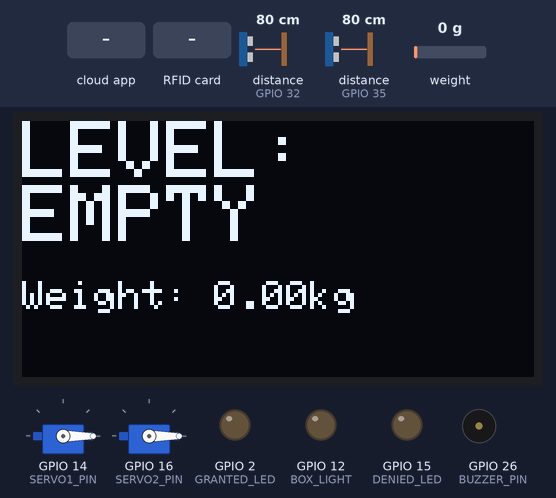
The sketch below on a simulated ESP32. On the bench: 128×64 one-colour display, 2 × servo, output pins drawn as LEDs (lit = HIGH), buzzer (waves = sounding, pin HIGH). Wiring (inferred from the names in the program): 2 × ultrasonic range finder: trigger GPIO 17, echo GPIO 35 / trigger GPIO 33, echo GPIO 32. The inputs (shaded band) are chosen by the test bench; at power-on: distance to the obstacle (sensors on GPIO 32, GPIO 35) 80 cm, weight on the scale 0 g. The echo pulse lasts 58.3 µs per cm; WiFi joins after 1.5 s; servers stay silent unless stated; the Firebase database answers and starts empty; pins used as bus, display or sensor lines are not drawn; what the sketch prints to the serial monitor is not drawn.

Above: at 6.5 s.
6.6 s: the phone or cloud app sets action to toggle_lid
At 9.9 s:
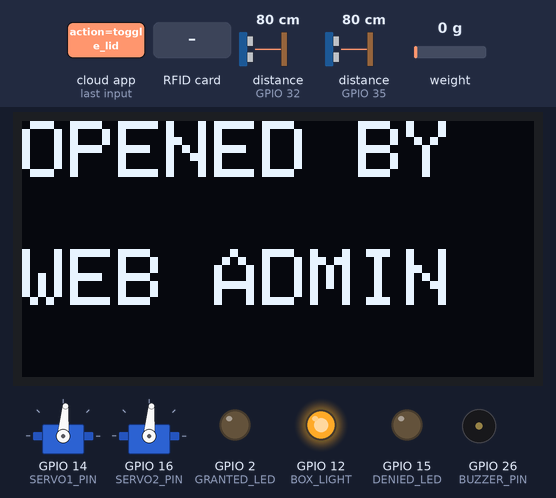
11.8 s: RFID card 5E 7A 19 C4 held to the reader
At 12.9 s:
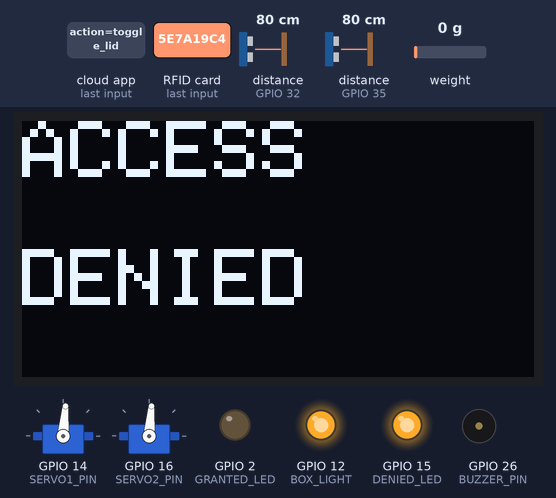
15.5 s: distance to the obstacle (sensor on GPIO 32) set to 2 cm
At 17.7 s:
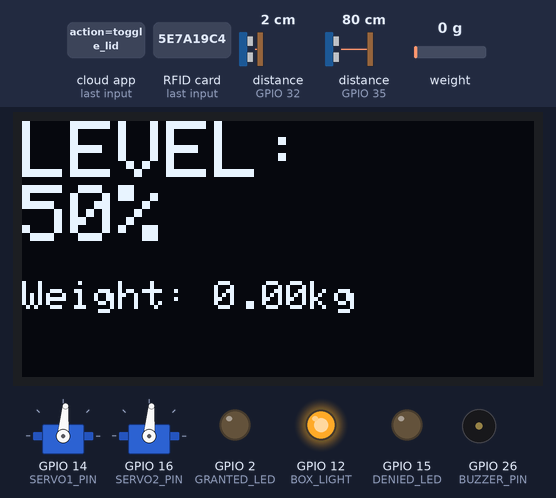
18.6 s: the phone or cloud app sets oled_show to 1
At 19.2 s:
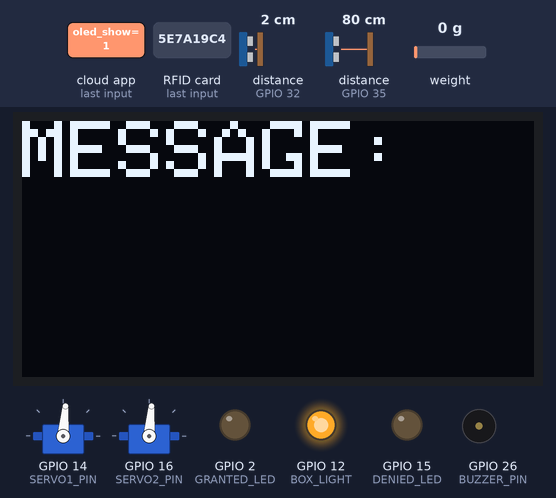
26.4 s: the phone or cloud app sets action to toggle_lid
At 29.5 s:
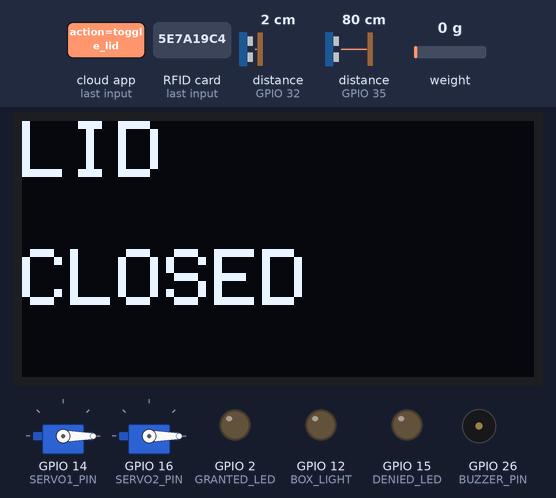
32.4 s: distance to the obstacle (sensor on GPIO 35) set to 2 cm
At 34.8 s:
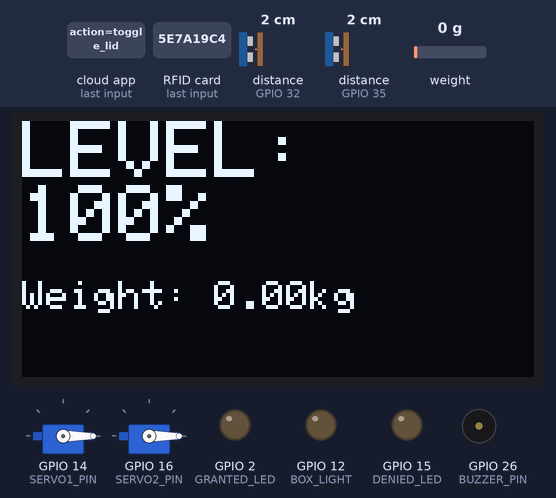
Timing chart, 0 to 36.3 s (numbered marks = the images above; inputs shaded):
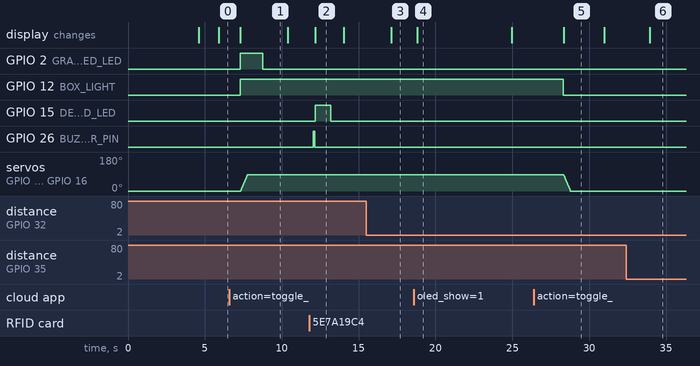

Measured:
- after the input at 6.6 s, GPIO 2 (GRANTED_LED): LOW → HIGH after 0.71 s, → LOW 1.5 s later; GPIO 12 (BOX_LIGHT): LOW → HIGH after 0.69 s; servo on GPIO 14 (SERVO1_PIN), servo on GPIO 16 (SERVO2_PIN): moves from 0° to 85° over 0.43 s, starting after 0.73 s; the display: changes after 0.71 s (image 1)
- after the input at 11.8 s, GPIO 15 (DENIED_LED): LOW → HIGH after 0.39 s, → LOW 1.0 s later; GPIO 26 (BUZZER_PIN): LOW → HIGH after 0.26 s, → LOW 0.10 s later; the display: changes after 0.39 s (image 2)
- after the input at 15.5 s, the display: changes after 1.6 s (image 3)
- after the input at 18.6 s, the display: changes after 0.21 s (image 4)
- after the input at 26.4 s, GPIO 12 (BOX_LIGHT): HIGH → LOW after 1.9 s; servo on GPIO 14 (SERVO1_PIN), servo on GPIO 16 (SERVO2_PIN): moves from 85° to 0° over 0.43 s, starting after 2.0 s; the display: changes after 1.9 s (image 5)
- after the input at 32.4 s, the display: changes after 1.5 s (image 6)
- what the display in image 2 shows lasts 1.8 s, from 12.2 s to 14.0 s

The sketch:

final.ino
```cpp
#include <WiFi.h>
#include <Firebase_ESP_Client.h>
#include <SPI.h>
#include <MFRC522.h>
#include <ESP32Servo.h>
#include <Wire.h>
#include <Adafruit_GFX.h>
#include <Adafruit_SSD1306.h>
#include "HX711.h"

// WIFI
#define WIFI_SSID     "Pixel7P10iii"
#define WIFI_PASSWORD "123456789"

//  FIREBASE
#define DATABASE_URL    "https://box2-fc0d0-default-rtdb.asia-southeast1.firebasedatabase.app/"
#define DATABASE_SECRET "u49JdDhGOpHU96HpFUHtPNjRw9rRHL4drvDvvibA"

FirebaseData fbdo;
FirebaseAuth auth;
FirebaseConfig config;

//  OLED
#define SDA_PIN 21
#define SCL_PIN 22
#define OLED_RESET -1

Adafruit_SSD1306 display(128, 64, &Wire, OLED_RESET);
bool oledOK = false;

// RFID
#define SS_PIN  5
#define RST_PIN 27
MFRC522 rfid(SS_PIN, RST_PIN);

//  SERVO
#define SERVO1_PIN 14
#define SERVO2_PIN 16
Servo servo1;
Servo servo2;

//  LEDs & BUZZER
#define GRANTED_LED 2
#define DENIED_LED  15
#define BUZZER_PIN  26
#define BOX_LIGHT   12

//  ULTRASONIC
#define BOTTOM_TRIG 33
#define BOTTOM_ECHO 32
#define TOP_TRIG    17
#define TOP_ECHO    35

// LOWER DETECTION DISTANCES (1-3cm range)
#define DETECT_DISTANCE 3
#define VERY_CLOSE_DISTANCE 1


#define LOADCELL_DOUT 34
#define LOADCELL_SCK  25
HX711 scale;
float calibration_factor = -7050.0;

// RFID
#define MAX_RFID_TAGS 30
String authorizedUIDs[MAX_RFID_TAGS];
int authorizedCount = 0;
String rfidMode = "IDLE";

// SYSTEM
bool lidOpen = false;
unsigned long lidOpenTime = 0;
const unsigned long AUTO_CLOSE_TIME = 50000;
unsigned long lastControlCheck = 0;
const unsigned long CONTROL_CHECK_INTERVAL = 1000;

// UID FUNCTION
String uidToString() {
  String uid = "";
  for (byte i = 0; i < rfid.uid.size; i++) {
    if (rfid.uid.uidByte[i] < 0x10) uid += "0";
    uid += String(rfid.uid.uidByte[i], HEX);
  }
  uid.toUpperCase();
  return uid;
}

// OLED DISPLAY
void showMessage(String line1, String line2) {
  if (!oledOK) return;

  display.clearDisplay();
  display.setTextColor(SSD1306_WHITE);

  display.setTextSize(2);
  display.setCursor(0, 0);
  display.println(line1);

  display.setTextSize(2);
  display.setCursor(0, 32);
  display.println(line2);

  display.display();
}

//  WIFI
void connectWiFi() {
  WiFi.mode(WIFI_STA);
  WiFi.disconnect(true);
  delay(1500);

  Serial.println("Connecting to WiFi...");
  WiFi.begin(WIFI_SSID, WIFI_PASSWORD);

  int attempts = 0;
  while (WiFi.status() != WL_CONNECTED && attempts < 25) {
    delay(500);
    Serial.print(".");
    attempts++;
  }

  if (WiFi.status() == WL_CONNECTED) {
    Serial.println("\n WiFi Connected");
    Serial.println(WiFi.localIP());
  } else {
    Serial.println("\n WiFi Failed - Restarting...");
    delay(2000);
    ESP.restart();
  }
}

//FIREBASE
void connectFirebase() {
  config.database_url = DATABASE_URL;
  config.signer.tokens.legacy_token = DATABASE_SECRET;
  Firebase.reconnectNetwork(true);
  Firebase.begin(&config, &auth);

  // Initialize control path
  Firebase.RTDB.setString(&fbdo, "/box/control/action", "NONE");
  Firebase.RTDB.setString(&fbdo, "/box/status", "ONLINE");
  Serial.println(" Firebase Connected");
}

// LOAD RFID
void loadAuthorizedUIDs() {
  if (Firebase.RTDB.getJSON(&fbdo, "/rfids/list")) {
    FirebaseJson &json = fbdo.jsonObject();
    authorizedCount = 0;

    size_t len = json.iteratorBegin();
    for (size_t i = 0; i < len; i++) {
      String key, value;
      int type;
      json.iteratorGet(i, type, key, value);

      value.replace("\"", "");
      value.toUpperCase();

      if (authorizedCount < MAX_RFID_TAGS)
        authorizedUIDs[authorizedCount++] = value;
    }
    json.iteratorEnd();
    Serial.println(" Loaded " + String(authorizedCount) + " RFID tags");
  } else {
    Serial.println(" Failed to load RFID tags");
  }
}

//  RFID MODE
void checkRFIDMode() {
  if (Firebase.RTDB.getString(&fbdo, "/rfids/mode")) {
    String newMode = fbdo.stringData();
    if (newMode != rfidMode) {
      rfidMode = newMode;
      Serial.println("RFID Mode: " + rfidMode);
    }
  }
}

//  RFID AUTH
bool isAuthorized(String uid) {
  for (int i = 0; i < authorizedCount; i++) {
    if (uid == authorizedUIDs[i]) return true;
  }
  return false;
}

// RFID HANDLER
void checkRFID() {
  if (!rfid.PICC_IsNewCardPresent()) return;
  if (!rfid.PICC_ReadCardSerial()) return;

  String uid = uidToString();
  Serial.println("Scanned: " + uid);

  digitalWrite(BUZZER_PIN, HIGH);
  delay(100);
  digitalWrite(BUZZER_PIN, LOW);

  if (rfidMode == "WAITING") {
    Firebase.RTDB.setString(&fbdo, "/rfids/captured_uid", uid);
    Firebase.RTDB.setString(&fbdo, "/rfids/mode", "IDLE");
    showMessage("NEW RFID", uid);
    Serial.println(" New RFID captured: " + uid);
    delay(2000);
    return;
  }

  if (isAuthorized(uid)) {
    Serial.println(" Access granted for: " + uid);
    toggleLid("Delivery BOY");
  } else {
    Serial.println(" Access denied for: " + uid);
    showMessage("ACCESS", "DENIED");
    digitalWrite(DENIED_LED, HIGH);
    delay(1000);
    digitalWrite(DENIED_LED, LOW);
  }
}

// LID CONTROL
void toggleLid(String who) {
  lidOpen = !lidOpen;
  digitalWrite(BOX_LIGHT, lidOpen ? HIGH : LOW);

  Serial.println(" Toggling lid - New state: " + String(lidOpen ? "OPEN" : "CLOSED"));

  if (lidOpen) {
    lidOpenTime = millis();
    showMessage("OPENED BY", who);
    digitalWrite(GRANTED_LED, HIGH);

    // Open servos smoothly
    Serial.println(" Opening servos...");
    for (int i = 500; i <= 1400; i += 10) {
      servo1.writeMicroseconds(i);
      servo2.writeMicroseconds(i);
      delay(5);
    }
    delay(1000);
    digitalWrite(GRANTED_LED, LOW);
  } else {
    showMessage("LID", "CLOSED");
    Serial.println(" Closing servos...");

    // Close servos smoothly
    for (int i = 1400; i >= 500; i -= 10) {
      servo1.writeMicroseconds(i);
      servo2.writeMicroseconds(i);
      delay(5);
    }
  }

  // Update Firebase
  if (Firebase.RTDB.setString(&fbdo, "/box/lid_status", lidOpen ? "OPEN" : "CLOSED")) {
    Serial.println(" Updated lid status in Firebase");
  } else {
    Serial.println(" Failed to update lid status in Firebase");
  }

  if (Firebase.RTDB.setString(&fbdo, "/box/last_access", who)) {
    Serial.println(" Updated last access in Firebase");
  } else {
    Serial.println(" Failed to update last access in Firebase");
  }
}

// AUTO CLOSE
void checkAutoClose() {
  if (lidOpen && millis() - lidOpenTime > AUTO_CLOSE_TIME) {
    Serial.println(" Auto-closing lid due to timeout");
    toggleLid("AUTO TIMEOUT");
  }
}

//  LEVEL SENSOR
String readLevelStatus() {
  long bottom = readUltrasonic(BOTTOM_TRIG, BOTTOM_ECHO);
  long top    = readUltrasonic(TOP_TRIG, TOP_ECHO);

  // Print raw distances for debugging
  Serial.println("📏 Bottom: " + String(bottom) + "cm, Top: " + String(top) + "cm");

  bool bottomDetected = bottom > 0 && bottom <= DETECT_DISTANCE;
  bool topDetected = top > 0 && top <= DETECT_DISTANCE;
  bool bottomVeryClose = bottom > 0 && bottom <= VERY_CLOSE_DISTANCE;
  bool topVeryClose = top > 0 && top <= VERY_CLOSE_DISTANCE;

  // Enhanced level detection with lower thresholds
  if (bottomVeryClose && topVeryClose) {
    return "100%";  // Both sensors detect very close object
  } else if (bottomDetected && topDetected) {
    return "75%";   // Both sensors detect object within 3cm
  } else if (bottomDetected) {
    return "50%";   // Only bottom sensor detects object
  } else if (topDetected) {
    return "25%";   // Only top sensor detects object
  } else {
    return "EMPTY"; // No object detected
  }
}

// ULTRASONIC
long readUltrasonic(int trig, int echo) {
  digitalWrite(trig, LOW);
  delayMicroseconds(2);
  digitalWrite(trig, HIGH);
  delayMicroseconds(10);
  digitalWrite(trig, LOW);

  long duration = pulseIn(echo, HIGH, 30000);
  if (duration == 0) return -1;

  long distance = duration * 0.034 / 2;

  // Filter out unrealistic readings (ultrasonic sensors can be noisy at close range)
  if (distance < 0 || distance > 50) {
    return -1; // Invalid reading
  }

  return distance;
}

//  WEIGHT
float readWeight() {
  if (scale.is_ready()) {
    float weight = scale.get_units(5);
    // Ensure weight is not negative and filter noise
    return (weight < 0.05) ? 0.0 : weight;
  }
  return 0.0;
}

// FIREBASE CONTROL HANDLER
void checkFirebaseControl() {
  if (millis() - lastControlCheck > CONTROL_CHECK_INTERVAL) {
    lastControlCheck = millis();

    if (Firebase.RTDB.getString(&fbdo, "/box/control/action")) {
      String action = fbdo.stringData();
      Serial.println(" Checking Firebase control: " + action);

      if (action == "toggle_lid") {
        Serial.println(" Web control: Toggle lid received");
        toggleLid("WEB ADMIN");
        if (Firebase.RTDB.setString(&fbdo, "/box/control/action", "NONE")) {
          Serial.println(" Reset control action to NONE");
        } else {
          Serial.println(" Failed to reset control action");
        }
      }
      else if (action == "emergency_close" && lidOpen) {
        Serial.println(" Web control: Emergency close received");
        toggleLid("EMERGENCY");
        Firebase.RTDB.setString(&fbdo, "/box/control/action", "NONE");
      }
      else if (action == "calibrate_scale") {
        Serial.println("🎛️ Web control: Calibrate scale received");
        scale.tare();
        showMessage("SCALE", "CALIBRATED");
        Firebase.RTDB.setString(&fbdo, "/box/control/action", "NONE");
        delay(2000);
      }
    }

    // Check for OLED message
    if (Firebase.RTDB.getBool(&fbdo, "/box/oled_show")) {
      bool oledShow = fbdo.boolData();
      if (oledShow) {
        if (Firebase.RTDB.getString(&fbdo, "/box/oled_message")) {
          String message = fbdo.stringData();
          Serial.println("📺 OLED message received: " + message);
          showMessage("MESSAGE:", message);
          Firebase.RTDB.setBool(&fbdo, "/box/oled_show", false);
          delay(5000); // Show message for 5 seconds
        }
      }
    }
  }
}

// SETUP
void setup() {
  Serial.begin(115200);
  Serial.println("\n Smart Box System Starting...");

  Wire.begin(SDA_PIN, SCL_PIN);

  // Initialize OLED
  if (display.begin(SSD1306_SWITCHCAPVCC, 0x3C)) {
    oledOK = true;
    showMessage("SMART BOX", "STARTING...");
    Serial.println(" OLED Display Initialized");
  } else {
    Serial.println(" OLED Display Failed");
  }

  // Initialize RFID
  SPI.begin();
  rfid.PCD_Init();
  Serial.println(" RFID Reader Initialized");

  // Initialize Servos
  servo1.attach(SERVO1_PIN, 500, 2400);
  servo2.attach(SERVO2_PIN, 500, 2400);

  // Close lid on startup
  servo1.writeMicroseconds(500);
  servo2.writeMicroseconds(500);
  Serial.println(" Servos Initialized - Lid Closed");

  // Initialize Pins
  pinMode(BUZZER_PIN, OUTPUT);
  pinMode(BOX_LIGHT, OUTPUT);
  pinMode(GRANTED_LED, OUTPUT);
  pinMode(DENIED_LED, OUTPUT);

  pinMode(BOTTOM_TRIG, OUTPUT);
  pinMode(BOTTOM_ECHO, INPUT);
  pinMode(TOP_TRIG, OUTPUT);
  pinMode(TOP_ECHO, INPUT);
  Serial.println(" GPIO Pins Initialized");

  // Initialize Scale
  scale.begin(LOADCELL_DOUT, LOADCELL_SCK);
  scale.set_scale(calibration_factor);
  scale.tare();
  Serial.println("Weight Scale Initialized");

  // Connect to WiFi and Firebase
  connectWiFi();
  connectFirebase();
  loadAuthorizedUIDs();

  showMessage("SMART BOX", "READY");
  Serial.println(" System Ready - All components initialized");
  Serial.println(" Ultrasonic Detection Ranges:");
  Serial.println("   - VERY_CLOSE: 0-1cm (100% full)");
  Serial.println("   - DETECT_DISTANCE: 1-3cm (25-75% full)");
  Serial.println("   - >3cm: EMPTY");
}

//  LOOP
void loop() {
  static unsigned long lastDataUpdate = 0;
  static unsigned long lastUIDReload = 0;

  // Check for control commands from web
  checkFirebaseControl();

  // Check RFID mode and cards
  checkRFIDMode();
  checkRFID();

  // Auto-close lid if open too long
  checkAutoClose();

  // Update data to Firebase every 2 seconds
  if (millis() - lastDataUpdate > 2000) {
    String level = readLevelStatus();
    float weight = readWeight();

    if (Firebase.RTDB.setString(&fbdo, "/box/level", level)) {
      Serial.println(" Level updated: " + level);
    }

    if (Firebase.RTDB.setFloat(&fbdo, "/box/weight", weight)) {
      Serial.println("⚖️ Weight updated: " + String(weight, 2) + " kg");
    }

    // Update OLED display
    if (oledOK) {
      display.clearDisplay();
      display.setTextSize(2);
      display.setCursor(0, 0);
      display.println("LEVEL:");
      display.println(level);

      display.setTextSize(1);
      display.setCursor(0, 40);
      display.print("Weight: ");
      display.print(weight, 2);
      display.println("kg");

      display.display();
    }

    lastDataUpdate = millis();
  }

  // Reload authorized UIDs every 30 seconds
  if (millis() - lastUIDReload > 30000) {
    loadAuthorizedUIDs();
    lastUIDReload = millis();
  }

  // Small delay to prevent overwhelming the system
  delay(100);
}
```
